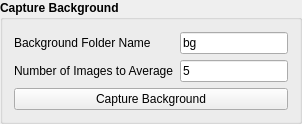
            <widget class="QGroupBox" name="capture_background">
             <property name="font">
              <font>
               <italic>false</italic>
               <bold>true</bold>
              </font>
             </property>
             <property name="title">
              <string>Capture Background</string>
             </property>
             <layout class="QGridLayout" name="gridLayout_3">
              <property name="topMargin">
               <number>12</number>
              </property>
              <property name="verticalSpacing">
               <number>6</number>
              </property>
              <item row="0" column="0">
               <widget class="QLabel" name="label_bg_folder">
                <property name="font">
                 <font>
                  <italic>false</italic>
                  <bold>false</bold>
                 </font>
                </property>
                <property name="text">
                 <string>Background Folder Name</string>
                </property>
               </widget>
              </item>
              <item row="2" column="0" colspan="2">
               <widget class="QPushButton" name="qbutton_capture_bg">
                <property name="font">
                 <font>
                  <italic>false</italic>
                  <bold>false</bold>
                 </font>
                </property>
                <property name="text">
                 <string>Capture Background</string>
                </property>
               </widget>
              </item>
              <item row="0" column="1">
               <widget class="QLineEdit" name="le_bg_folder">
                <property name="font">
                 <font>
                  <italic>false</italic>
                  <bold>false</bold>
                 </font>
                </property>
                <property name="text">
                 <string>bg</string>
                </property>
               </widget>
              </item>
              <item row="1" column="1">
               <widget class="QLineEdit" name="le_n_avg">
                <property name="font">
                 <font>
                  <italic>false</italic>
                  <bold>false</bold>
                 </font>
                </property>
                <property name="text">
                 <string>5</string>
                </property>
               </widget>
              </item>
              <item row="1" column="0">
               <widget class="QLabel" name="label_n_avg">
                <property name="font">
                 <font>
                  <italic>false</italic>
                  <bold>false</bold>
                 </font>
                </property>
                <property name="text">
                 <string>Number of Images to Average</string>
                </property>
               </widget>
              </item>
             </layout>
            </widget>
